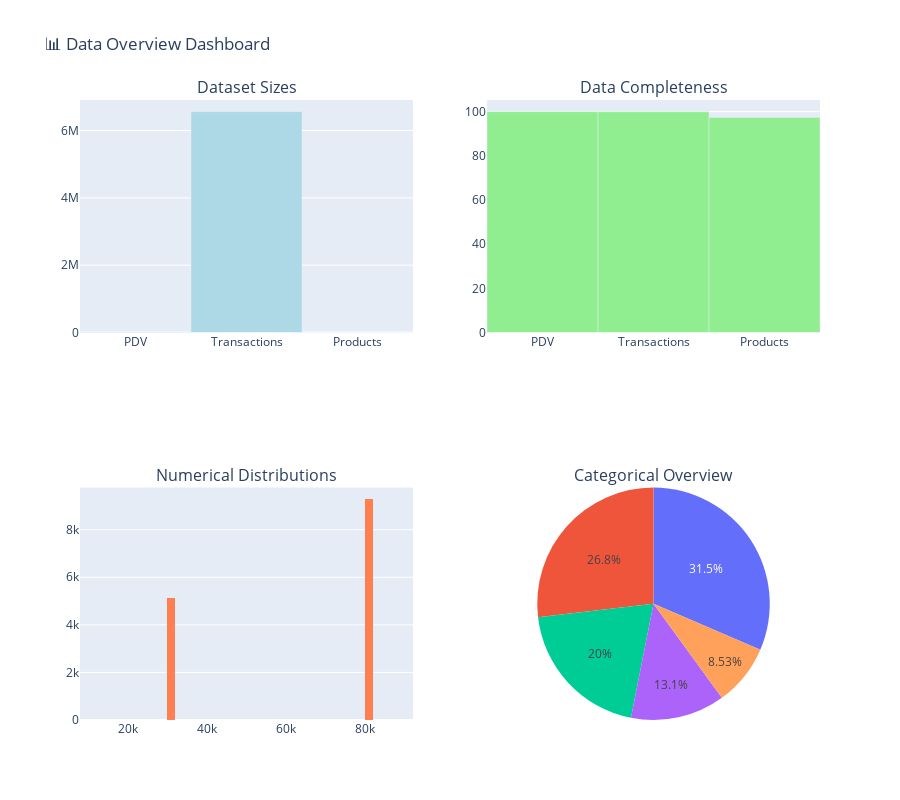

Source (notebook cell):
### Markdown cell above
## 10. 📊 Data Visualization Dashboard

Let's create comprehensive visualizations including interactive charts and summary dashboards.

### Code cell
# Create comprehensive dashboard visualizations
print("📊 COMPREHENSIVE VISUALIZATION DASHBOARD")
print("="*50)

# Dataset overview dashboard
fig = make_subplots(
    rows=2, cols=2,
    subplot_titles=('Dataset Sizes', 'Data Completeness', 'Numerical Distributions', 'Categorical Overview'),
    specs=[[{"type": "bar"}, {"type": "bar"}],
           [{"type": "histogram"}, {"type": "pie"}]]
)

# Dataset sizes
dataset_sizes = [len(df) for df in datasets.values()]
dataset_names = list(datasets.keys())

fig.add_trace(
    go.Bar(x=dataset_names, y=dataset_sizes, name="Dataset Size", marker_color='lightblue'),
    row=1, col=1
)

# Data completeness
completeness = []
for df in datasets.values():
    completeness.append((1 - df.isnull().sum().sum() / (df.shape[0] * df.shape[1])) * 100)

fig.add_trace(
    go.Bar(x=dataset_names, y=completeness, name="Completeness %", marker_color='lightgreen'),
    row=1, col=2
)

# Add sample numerical distribution (using first numerical column found)
numerical_data = None
for df in datasets.values():
    numerical_cols = df.select_dtypes(include=[np.number]).columns
    if len(numerical_cols) > 0:
        numerical_data = df[numerical_cols[0]].dropna()
        break

if numerical_data is not None:
    fig.add_trace(
        go.Histogram(x=numerical_data, name="Sample Distribution", marker_color='coral'),
        row=2, col=1
    )

# Categorical overview (using products categories if available)
if 'categoria' in df_products.columns:
    category_counts = df_products['categoria'].value_counts().head(5)
    fig.add_trace(
        go.Pie(labels=category_counts.index, values=category_counts.values, name="Top Categories"),
        row=2, col=2
    )

fig.update_layout(height=800, showlegend=False, title_text="📊 Data Overview Dashboard")
fig.show()

### Figure 1 — Plotly figure (JSON) as saved in the notebook; plotly's stock layout.template omitted (floating-point values rounded to 4 significant figures; data arrays with more than 128 entries replaced by an {"elided": "..."} marker saying what was removed)
{"data": [{"marker": {"color": "lightblue"}, "name": "Dataset Size", "type": "bar", "x": ["PDV", "Transactions", "Products"], "xaxis": "x", "y": [14419, 6560698, 7092], "yaxis": "y"}, {"marker": {"color": "lightgreen"}, "name": "Completeness %", "type": "bar", "x": ["PDV", "Transactions", "Products"], "xaxis": "x2", "y": [100, 99.92, 97.35], "yaxis": "y2"}, {"marker": {"color": "coral"}, "name": "Sample Distribution", "type": "histogram", "x": {"elided": "14419 int values"}, "xaxis": "x3", "yaxis": "y3"}, {"domain": {"x": [0.55, 1], "y": [0, 0.375]}, "labels": ["Distilled Spirits", "Wine", "Package", "Draft", "Non-Alcohol"], "name": "Top Categories", "type": "pie", "values": [2202, 1879, 1403, 918, 597]}], "layout": {"annotations": [{"font": {"size": 16}, "showarrow": false, "text": "Dataset Sizes", "x": 0.225, "xanchor": "center", "xref": "paper", "y": 1, "yanchor": "bottom", "yref": "paper"}, {"font": {"size": 16}, "showarrow": false, "text": "Data Completeness", "x": 0.775, "xanchor": "center", "xref": "paper", "y": 1, "yanchor": "bottom", "yref": "paper"}, {"font": {"size": 16}, "showarrow": false, "text": "Numerical Distributions", "x": 0.225, "xanchor": "center", "xref": "paper", "y": 0.375, "yanchor": "bottom", "yref": "paper"}, {"font": {"size": 16}, "showarrow": false, "text": "Categorical Overview", "x": 0.775, "xanchor": "center", "xref": "paper", "y": 0.375, "yanchor": "bottom", "yref": "paper"}], "height": 800, "showlegend": false, "title": {"text": "📊 Data Overview Dashboard"}, "xaxis": {"anchor": "y", "domain": [0, 0.45]}, "xaxis2": {"anchor": "y2", "domain": [0.55, 1]}, "xaxis3": {"anchor": "y3", "domain": [0, 0.45]}, "yaxis": {"anchor": "x", "domain": [0.625, 1]}, "yaxis2": {"anchor": "x2", "domain": [0.625, 1]}, "yaxis3": {"anchor": "x3", "domain": [0, 0.375]}}}
